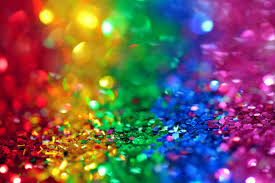
#> input picture Color_Image.jpg, 275 x 183 px
$ jupyter execute ZERO_WASTE_WEEK2.ipynb   (older library calls are emulated)
#> lines starting #> are read from the running program, lines starting #| are printed output that depends on the picture; after the words box and inside, x2 and y2 are one past the last pixel; in counts of white or black regions, pixels touching at a corner belong together
# Week 2 Assignment: Image Processing with OpenCV and NumPy

[cell 1]
import cv2
import numpy as np
import matplotlib.pyplot as plt

[cell 2]
#Problem 1: Sharpening & Sobel Filters
img = cv2.imread('Color_Image.jpg')
#> img is the input picture: shape (183, 275, 3); mean B, G, R 90.3, 90.2, 116.1
sharpen_kernel = np.array([[0, -1, 0], [-1, 5, -1], [0, -1, 0]])
sharpened = cv2.filter2D(img, -1, sharpen_kernel)
combined = np.hstack((img, sharpened))
cv2.imshow("Original vs Sharpened", combined)

gray = cv2.cvtColor(img, cv2.COLOR_BGR2GRAY)
sobelx = cv2.Sobel(gray, cv2.CV_64F, 1, 0, ksize=3)
sobely = cv2.Sobel(gray, cv2.CV_64F, 0, 1, ksize=3)
cv2.imshow("Sobel X", cv2.convertScaleAbs(sobelx))
cv2.imshow("Sobel Y", cv2.convertScaleAbs(sobely))
cv2.waitKey(5)
cv2.destroyAllWindows()

[cell 3]
# ---------- Problem 2: Histogram Equalization ----------
gray = cv2.imread('GREYSCALE.jpg', cv2.IMREAD_GRAYSCALE)
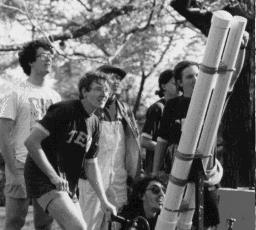
#> input picture GREYSCALE.jpg, 256 x 230 px
#> gray is the input picture: shape (230, 256); min 0, max 253, mean 108.7
plt.figure(figsize=(10, 4))
plt.subplot(121), plt.hist(gray.ravel(), 256, [0, 256]), plt.title('Original Histogram')
eq = cv2.equalizeHist(gray)
plt.subplot(122), plt.hist(eq.ravel(), 256, [0, 256]), plt.title('Equalized Histogram')
plt.tight_layout(), plt.show()
#> figure, not shown here; panel 1: tallest bar 1681 high, from x = 18 to 19; panel 2: tallest bar 1681 high, from x = 22 to 23
cv2.imshow("Original", gray)
cv2.imshow("Equalized", eq)
cv2.waitKey(0)
cv2.destroyAllWindows()

[cell 4]
# ---------- Problem 3: Image Processing Pipeline ----------
img = cv2.imread('Color_Image.jpg')
gray = cv2.cvtColor(img, cv2.COLOR_BGR2GRAY)
blur = cv2.GaussianBlur(gray, (5, 5), 0)
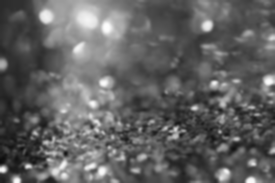
#> blur: shape (183, 275); min 11, max 253, mean 97.9
edges = cv2.Canny(blur, 50, 150)
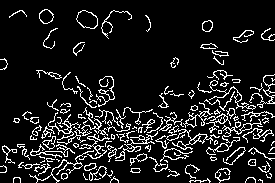
#> edges: shape (183, 275); 11.4% white in thin lines or dots

plt.figure(figsize=(12, 4))
plt.subplot(131), plt.imshow(cv2.cvtColor(img, cv2.COLOR_BGR2RGB)), plt.title('Original')
plt.subplot(132), plt.imshow(blur, cmap='gray'), plt.title('Blurred')
plt.subplot(133), plt.imshow(edges, cmap='gray'), plt.title('Canny Edges')
plt.tight_layout(), plt.show()
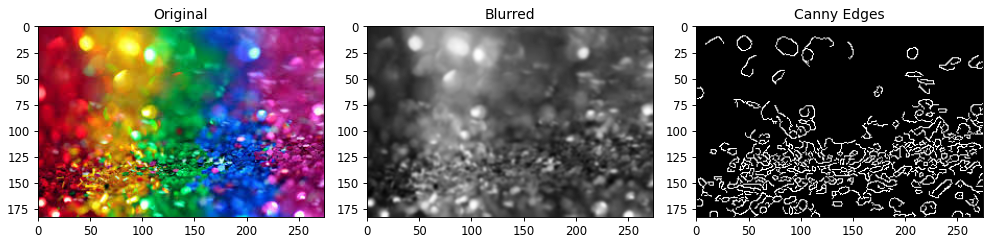
#> figure drawn by matplotlib, 3 panels

[cell 5]
# ---------- Problem 4: Bright Pixels & Drawing ----------
# Brightness threshold
gray = cv2.imread('GREYSCALE.jpg', cv2.IMREAD_GRAYSCALE)
bright_pixels = np.where(gray > 200)
#> bright_pixels = 6486 positions, rows 0 to 229, columns 0 to 255
img_color = cv2.cvtColor(gray, cv2.COLOR_GRAY2BGR)
for y, x in zip(*bright_pixels):
    img_color[y, x] = [255, 255, 255]
#> this loop made 6486 passes
#> (y, x) on passes 1 to 3: (0, 19), (0, 20), (0, 21)
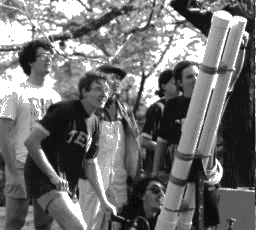
#> img_color: shape (230, 256, 3); 11.02% of pixels changed, all inside (x1, y1, x2, y2) = (0, 0, 256, 230)
cv2.imshow("Bright Pixels Highlighted", img_color)

# Bounding boxes and labels
img = cv2.imread('Color_image.jpg')
boxes = [(50, 60, 150, 120), (200, 180, 300, 250)]
for i, (x1, y1, x2, y2) in enumerate(boxes):
    cv2.rectangle(img, (x1, y1), (x2, y2), (0, 255, 0), 2)
    cv2.putText(img, f"Object {i+1}", (x1, y1-10), cv2.FONT_HERSHEY_SIMPLEX, 0.6, (0, 255, 0), 2)
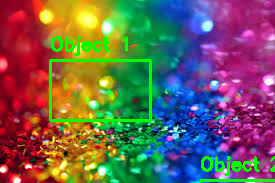
#> img: shape (183, 275, 3); 4.47% of pixels changed, all inside (x1, y1, x2, y2) = (49, 36, 275, 183)
cv2.imshow("Bounding Boxes", img)

# Drawing shapes on blank image
canvas = np.zeros((500, 500, 3), dtype=np.uint8)
cv2.rectangle(canvas, (50, 50), (150, 150), (0, 0, 255), 2)
cv2.circle(canvas, (300, 100), 40, (0, 255, 0), -1)
cv2.line(canvas, (0, 0), (500, 500), (255, 0, 0), 2)
cv2.putText(canvas, "Krishna", (350, 490), cv2.FONT_HERSHEY_SIMPLEX, 0.6, (255, 255, 255), 2)
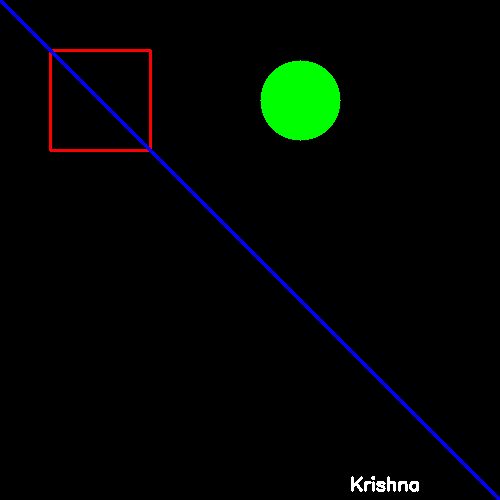
#> canvas: shape (500, 500, 3); mean of channels 0, 1, 2 3.1, 5.6, 1.7; drawn as B, G, R
cv2.imwrite('shapes_output.jpg', canvas)
cv2.imshow("Shapes", canvas)
cv2.waitKey(0)
cv2.destroyAllWindows()

[cell 6]
# ---------- Problem 5: HSV Channel Operations ----------
img = cv2.imread('Color_Image.jpg')
hsv = cv2.cvtColor(img, cv2.COLOR_BGR2HSV)
#> hsv: shape (183, 275, 3); mean H, S, V 99.9, 213, 168.9
h, s, v = cv2.split(hsv)
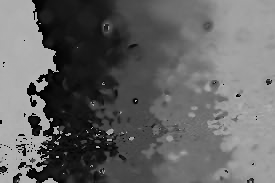
#> h: shape (183, 275); min 0, max 179, mean 99.9
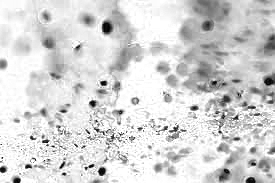
#> s: shape (183, 275); min 0, max 255, mean 213
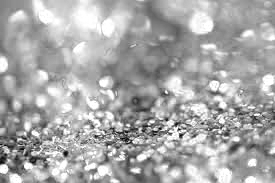
#> v: shape (183, 275); min 2, max 255, mean 168.9
cv2.imshow("Hue", h)
cv2.imshow("Saturation", s)
cv2.imshow("Value", v)

reconverted = cv2.cvtColor(hsv, cv2.COLOR_HSV2BGR)
cv2.imshow("Original BGR", img)
cv2.imshow("HSV Image", cv2.merge([h, s, v]))
cv2.imshow("Reconverted BGR", reconverted)
cv2.waitKey(0)
cv2.destroyAllWindows()
